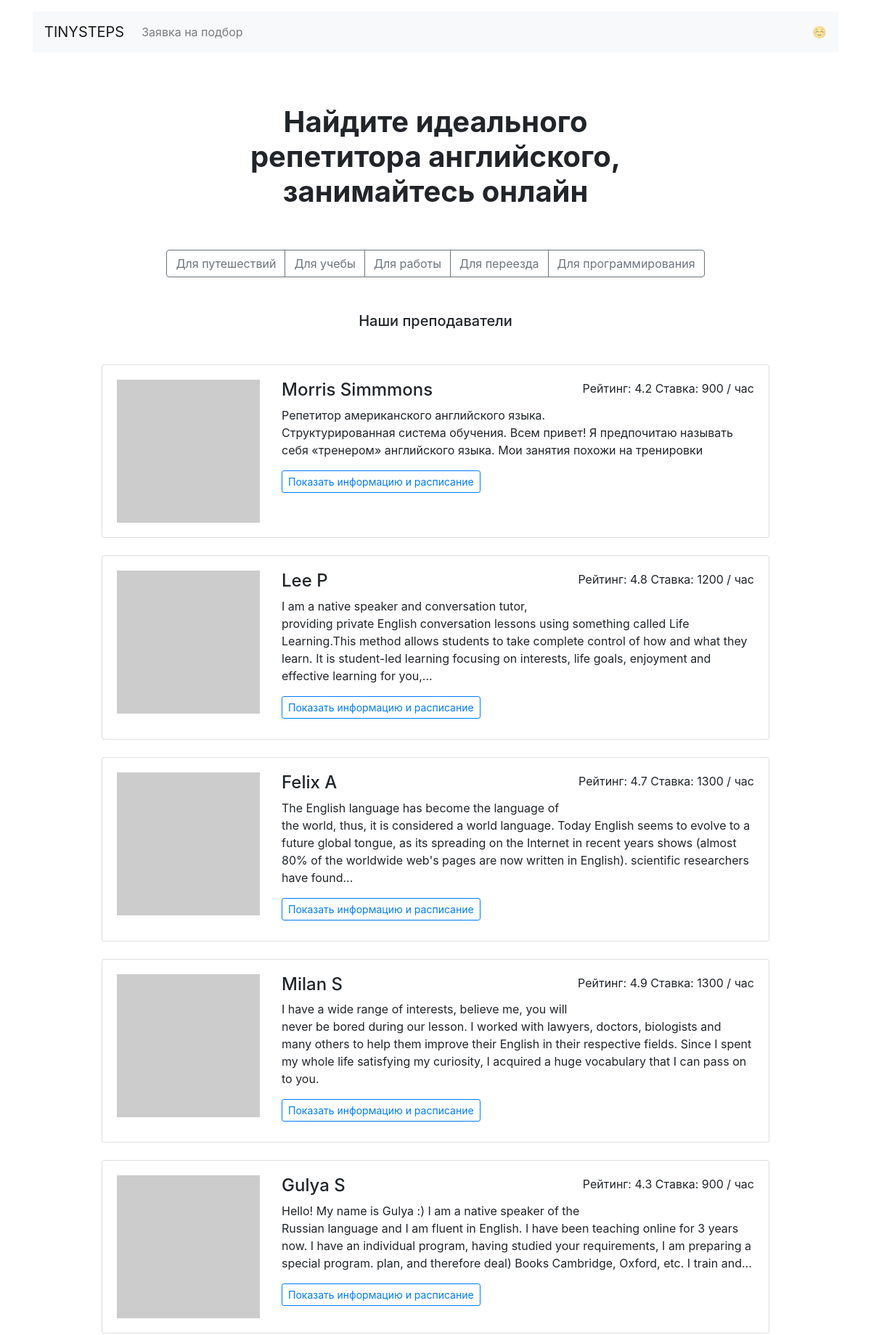
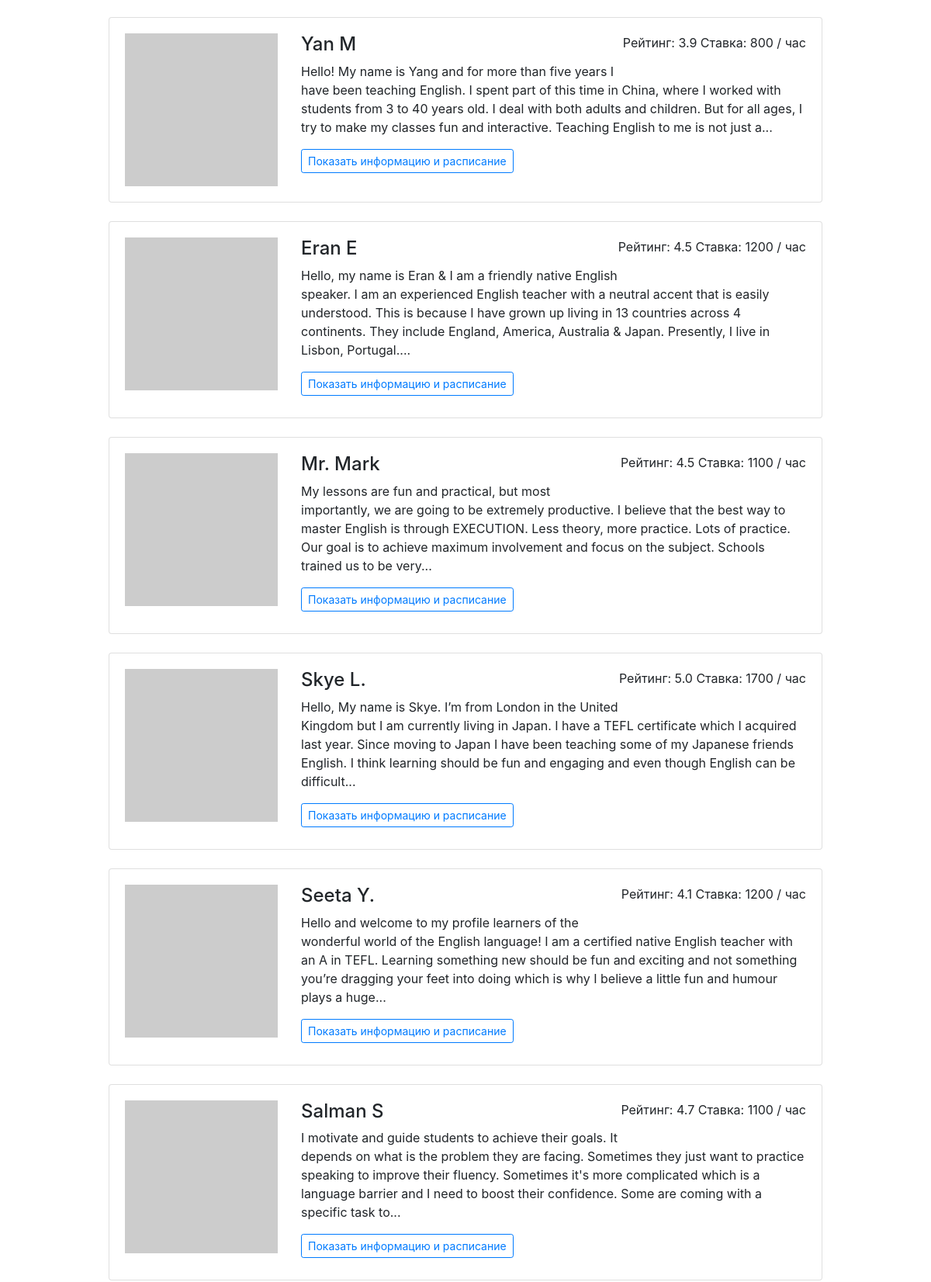
The page / (upper part) on the database its author committed (2 pictures, top to bottom).
### app.py (models this page shows)
class Teachers(db.Model):
    __tablename__ = "teachers"
    id = db.Column(db.Integer, primary_key=True)
    name = db.Column(db.String, nullable=False)
    about = db.Column(db.String)
    rating = db.Column(db.Float, nullable=False)
    picture = db.Column(db.String, nullable=False)
    price = db.Column(db.Integer, nullable=False)
    gender = db.Column(db.Boolean, nullable=False)
    travel = db.Column(db.Boolean, nullable=False)
    study = db.Column(db.Boolean, nullable=False)
    work = db.Column(db.Boolean, nullable=False)
    program = db.Column(db.Boolean, nullable=False)
    relocate = db.Column(db.Boolean, nullable=False)
    book = db.relationship("Booking")

### app.py (the view)
@app.route('/')
def render_main():
    teachers = db.session.query(Teachers).all()
    return render_template('index.html', four_teach=teachers, goal=goals)

### templates/index.html (shortened to what this page needs)
{% extends 'base.html' %}
{% block container %}
<main class="container mt-3 mb-5">
  <section>
  <h1 class="h1 text-center mx-auto mt-4 py-5"><strong>Найдите идеального <br>репетитора английского, <br>занимайтесь онлайн</strong></h1>
  <div class="text-center mb-5">
    <div class="btn-group mx-auto mb-0" role="group" aria-label="Basic example">
      {% for item in goal %}
        <a href="{{ url_for('render_goals_page', goal=item) }}" class="btn btn-outline-secondary">{{ goal[item] }}</a>
      {% endfor %}
    </div>
  </div>
  <h2 class="h5 text-center mb-5">Наши преподаватели</h2>
  <div class="row">
    <div class="col-12 col-lg-10 offset-lg-1 m-auto">
      {% for teach in four_teach %}
      <div class="card mb-4">
        <div class="card-body">
          <div class="row">
            <div class="col-3"><img src="{{ teach.picture }}" class="img-fluid" alt=""></div>
            <div class="col-9">
              <p class="float-right">Рейтинг: {{ teach.rating }} Ставка: {{ teach.price }} / час</p>
              <h2 class="h4">{{ teach.name }}</h2>
              <p>{{ teach.about|truncate(320) }}</p>
              <a href="{{ url_for('render_profiles_page', id_teacher=teach.id) }}" class="btn btn-outline-primary btn-sm mr-3 mb-2">Показать информацию и расписание</a>
            </div>
          </div>
        </div>
      </div>
      {% endfor %}
    </div>
  </div>
</main>
{% endblock %}

### rows shown on the page
Teachers: rating "4.2", price "900", name "Morris Simmmons", about "Репетитор американского английского языка. Структурированная система обучения. Всем привет! Я предпочитаю называть себя «тренером» английского языка. Мои занятия похожи на тренировки"
Teachers: rating "4.8", price "1200", name "Lee P", about "I am a native speaker and conversation tutor, providing private English conversation lessons using something called Life Learning.This method allows students to take complete control of how and what they learn. It is student-led learning focusing on interests, life goals, enjoyment and effective learning for you,..."
Teachers: rating "4.7", price "1300", name "Felix A", about "The English language has become the language of the world, thus, it is considered a world language. Today English seems to evolve to a future global tongue, as its spreading on the Internet in recent years shows (almost 80% of the worldwide web's pages are now written in English). scientific researchers have found..."
Teachers: rating "4.9", price "1300", name "Milan S", about "I have a wide range of interests, believe me, you will never be bored during our lesson. I worked with lawyers, doctors, biologists and many others to help them improve their English in their respective fields. Since I spent my whole life satisfying my curiosity, I acquired a huge vocabulary that I can pass on to you."
Teachers: rating "4.3", price "900", name "Gulya S", about "Hello! My name is Gulya :) I am a native speaker of the Russian language and I am fluent in English. I have been teaching online for 3 years now. I have an individual program, having studied your requirements, I am preparing a special program. plan, and therefore deal) Books Cambridge, Oxford, etc. I train and..."
Teachers: rating "3.9", price "800", name "Yan M", about "Hello! My name is Yang and for more than five years I have been teaching English. I spent part of this time in China, where I worked with students from 3 to 40 years old. I deal with both adults and children. But for all ages, I try to make my classes fun and interactive. Teaching English to me is not just a..."
Teachers: rating "4.5", price "1200", name "Eran E", about "Hello, my name is Eran & I am a friendly native English speaker. I am an experienced English teacher with a neutral accent that is easily understood. This is because I have grown up living in 13 countries across 4 continents. They include England, America, Australia & Japan. Presently, I live in Lisbon, Portugal...."
Teachers: rating "4.5", price "1100", name "Mr. Mark", about "My lessons are fun and practical, but most importantly, we are going to be extremely productive. I believe that the best way to master English is through EXECUTION. Less theory, more practice. Lots of practice. Our goal is to achieve maximum involvement and focus on the subject. Schools trained us to be very..."
Teachers: rating "5.0", price "1700", name "Skye L.", about "Hello, My name is Skye. I’m from London in the United Kingdom but I am currently living in Japan. I have a TEFL certificate which I acquired last year. Since moving to Japan I have been teaching some of my Japanese friends English. I think learning should be fun and engaging and even though English can be difficult..."
Teachers: rating "4.1", price "1200", name "Seeta Y.", about "Hello and welcome to my profile learners of the wonderful world of the English language! I am a certified native English teacher with an A in TEFL. Learning something new should be fun and exciting and not something you’re dragging your feet into doing which is why I believe a little fun and humour plays a huge..."
Teachers: rating "4.7", price "1100", name "Salman S", about "I motivate and guide students to achieve their goals. It depends on what is the problem they are facing. Sometimes they just want to practice speaking to improve their fluency. Sometimes it's more complicated which is a language barrier and I need to boost their confidence. Some are coming with a specific task to..."

### other values the page prints
{{ goal[item] }} "Для путешествий" "Для учебы" "Для работы" "Для переезда" "Для программирования"
